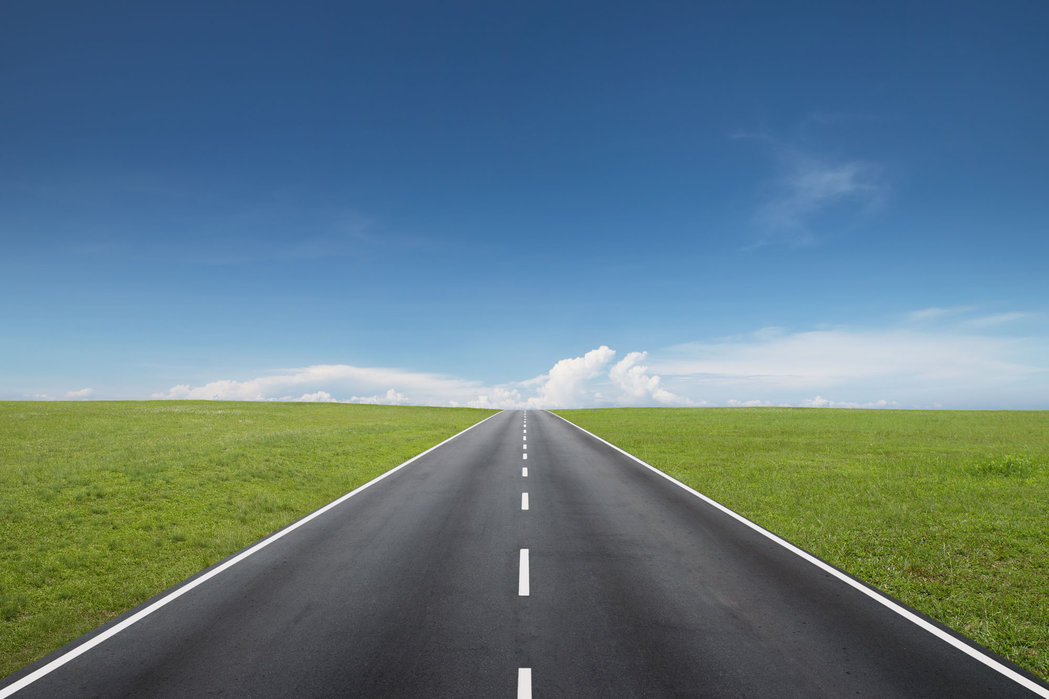
#> input picture Computer-Vision/OpenCV_TESTS/images/endless-road.jpg, 1049 x 699 px, given in place of test_video.mp4, which was not available
$ python detector.py
#> lines starting #> are read from the running program, lines starting #| are printed output that depends on the picture; after the words box and inside, x2 and y2 are one past the last pixel; in counts of white or black regions, pixels touching at a corner belong together; pictures that were not available may be replaced by others from this repository, and a replacement may not be noted
#> further down, frame is the input picture: shape (699, 1049, 3); mean B, G, R 129.4, 120.5, 94.2
import matplotlib.pyplot as plt
import cv2
import numpy as np

videoPath = 'Computer-Vision/OpenCV_TESTS/images/test_video.mp4'


def roi(img, vertices):
    mask = np.zeros_like(img)
    # channelCount = img.shape[2]
    # match_mask_color = (255,)*channelCount
    match_mask_color = 255
    cv2.fillPoly(mask, vertices, match_mask_color)
    maskedImage = cv2.bitwise_and(img, mask)
    return maskedImage


def drawLines(img, lines):
    img = np.copy(img)
    blankImage = np.zeros((img.shape[0], img.shape[1], 3), dtype=np.uint8)

    for line in lines:
        for x1, y1, x2, y2 in line:
            cv2.line(blankImage, (x1, y1), (x2, y2),
                     (0, 255, 200), thickness=3)
    img = cv2.addWeighted(img, 0.8, blankImage, 1, 0.0)
    return img


# imgPath = 'Computer-Vision/OpenCV_TESTS/images/endless-road.jpg'
# image = cv2.imread(imgPath)
# image = cv2.cvtColor(image, cv2.COLOR_BGR2RGB)

def process(image):
    height = image.shape[0]
#> height = 699
    width = image.shape[1]
#> width = 1049

    roi_vertices = [
        (0, height),
        (width/2, height/2),
        (width, height)
    ]
#> roi_vertices = [(0, 699), (524.5, 349.5), (1049, 699)]

    gray_image = cv2.cvtColor(image, cv2.COLOR_RGB2GRAY)
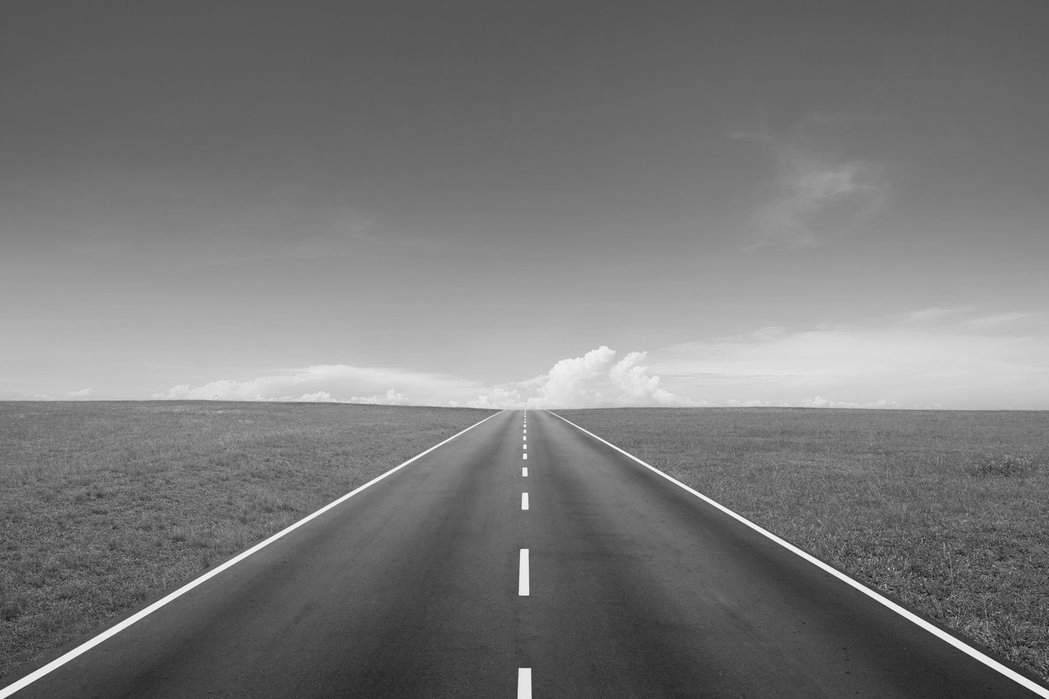
#> gray_image: shape (699, 1049); min 12, max 255, mean 120.2
    cannyImage = cv2.Canny(gray_image, 100, 120)
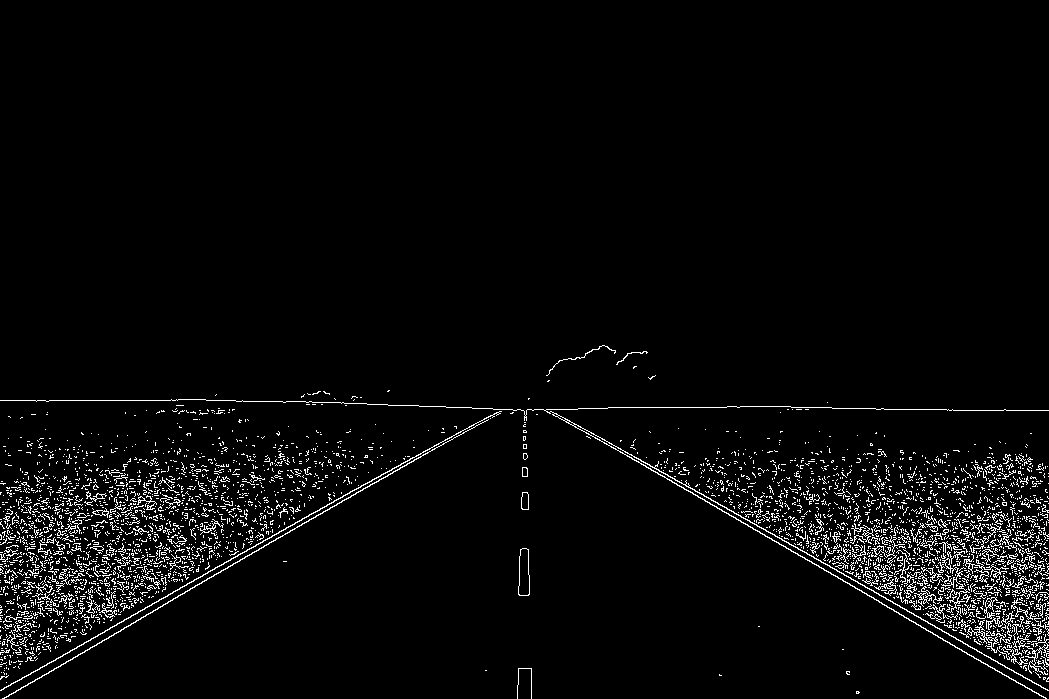
#> cannyImage: shape (699, 1049); 3.4% white in thin lines or dots, all inside (x1, y1, x2, y2) = (0, 345, 1049, 699)
    maskedImage = roi(cannyImage, np.array([roi_vertices], np.int32))
#> in roi, `cv2.fillPoly(mask, vertices, match_mask_color)`:
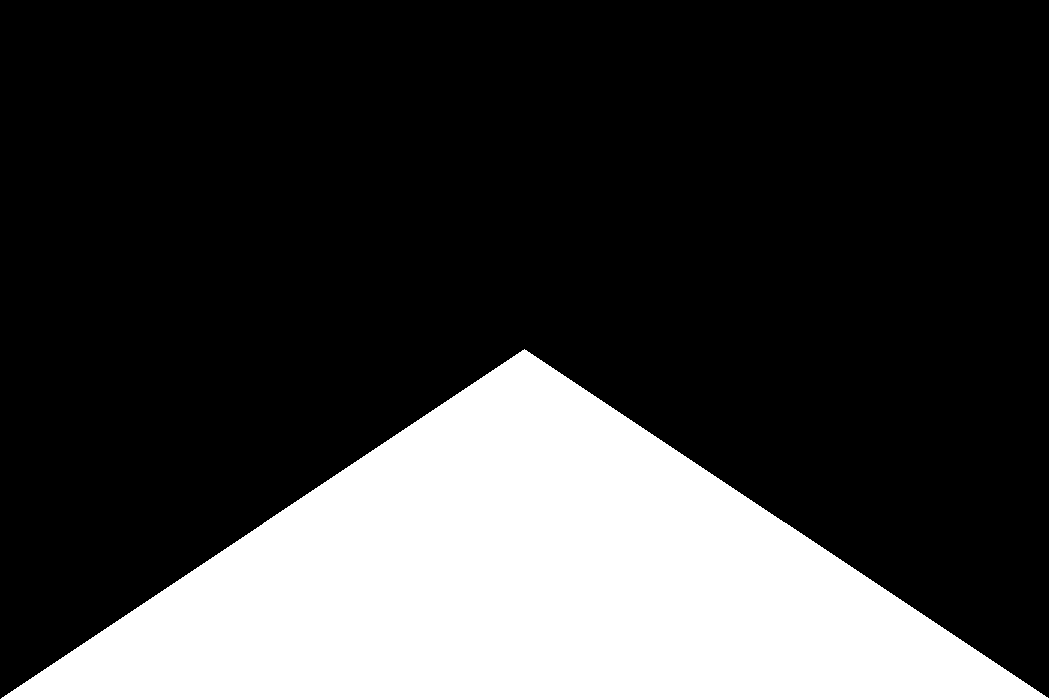
#> mask: shape (699, 1049); 25.1% white; 1 white region, box (x1, y1, x2, y2) and area: (1, 349, 1049, 699) 183750
#> in roi, `maskedImage = cv2.bitwise_and(img, mask)`:
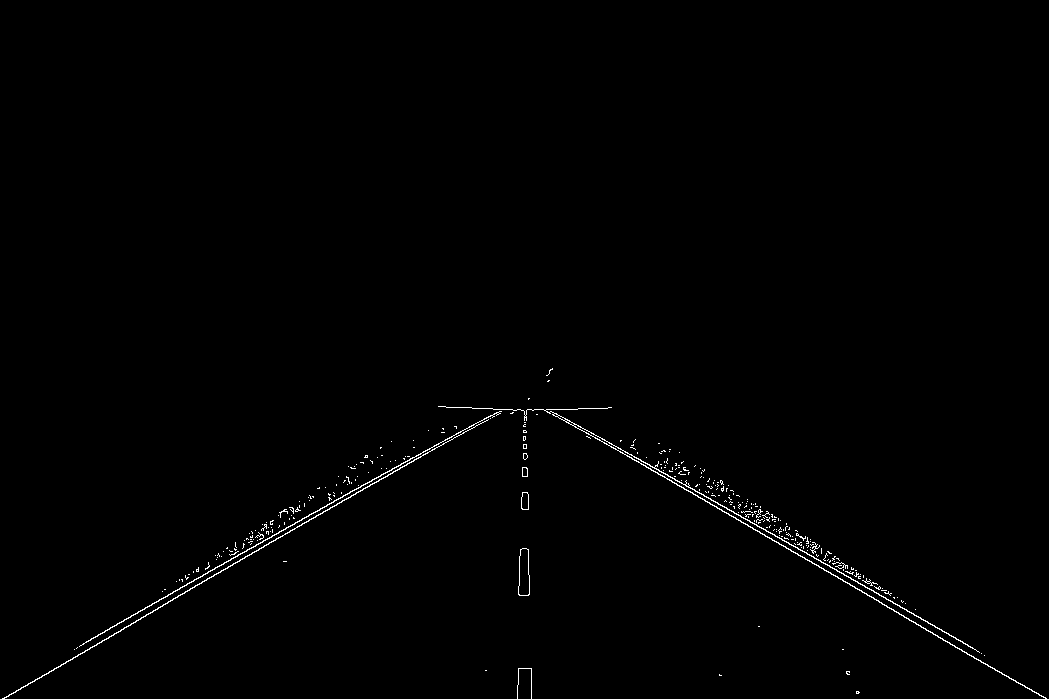
#> maskedImage: shape (699, 1049); 0.61% white in thin lines or dots, all inside (x1, y1, x2, y2) = (2, 368, 1047, 699)

    lines = cv2.HoughLinesP(maskedImage, rho=2, theta=np.pi/60, threshold=50,
                            lines=np.array([]), minLineLength=1, maxLineGap=100)
#> lines = 29 rows, first 6: [528, 399, 1046, 698], [2, 698, 502, 409], [667, 474, 821, 562], [76, 648, 492, 408], [549, 373, 984, 655], [548, 381, 983, 663]

    lineImage = drawLines(image, lines)
#> the loop in drawLines, `for line in lines:` made 29 passes
#> line on passes 1 to 12: [[528, 399, 1046, 698]], [[2, 698, 502, 409]], [[667, 474, 821, 562]], [[76, 648, 492, 408]], [[549, 373, 984, 655]], [[548, 381, 983, 663]], [[546, 375, 1039, 695]], [[552, 409, 718, 504]], [[77, 647, 238, 554]], [[371, 481, 497, 409]], [[168, 601, 500, 409]], [[549, 371, 903, 601]]
#> after the loop in drawLines, `for line in lines:`:
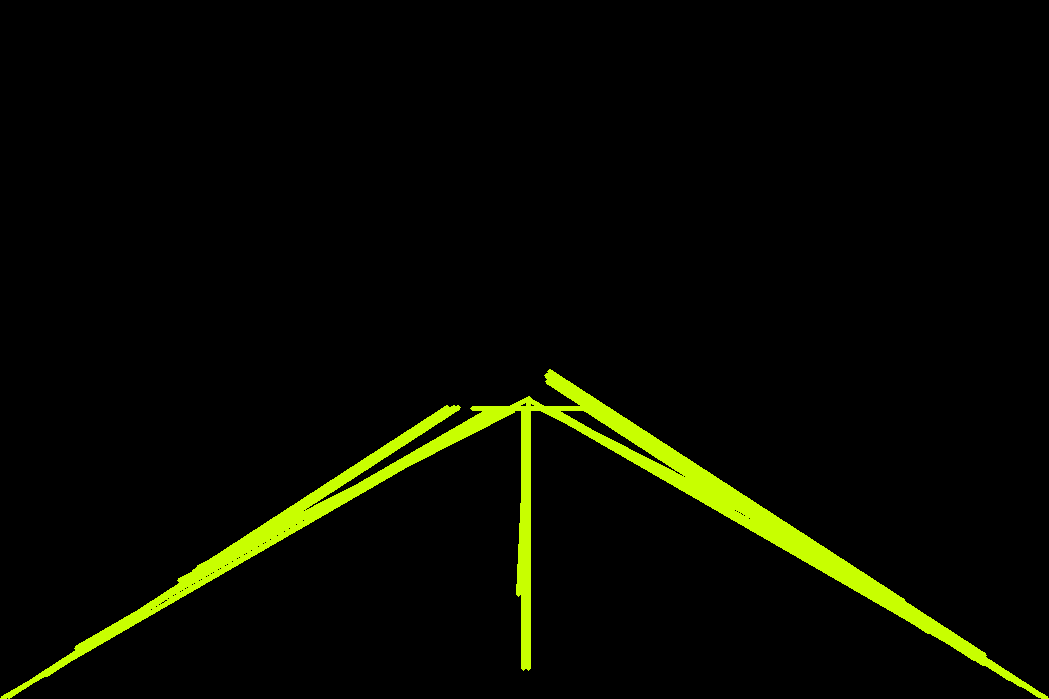
#> blankImage: shape (699, 1049, 3); mean of channels 0, 1, 2 0, 9, 7; drawn as B, G, R
#> in drawLines, `img = cv2.addWeighted(img, 0.8, blankImage, 1, 0.0)`:
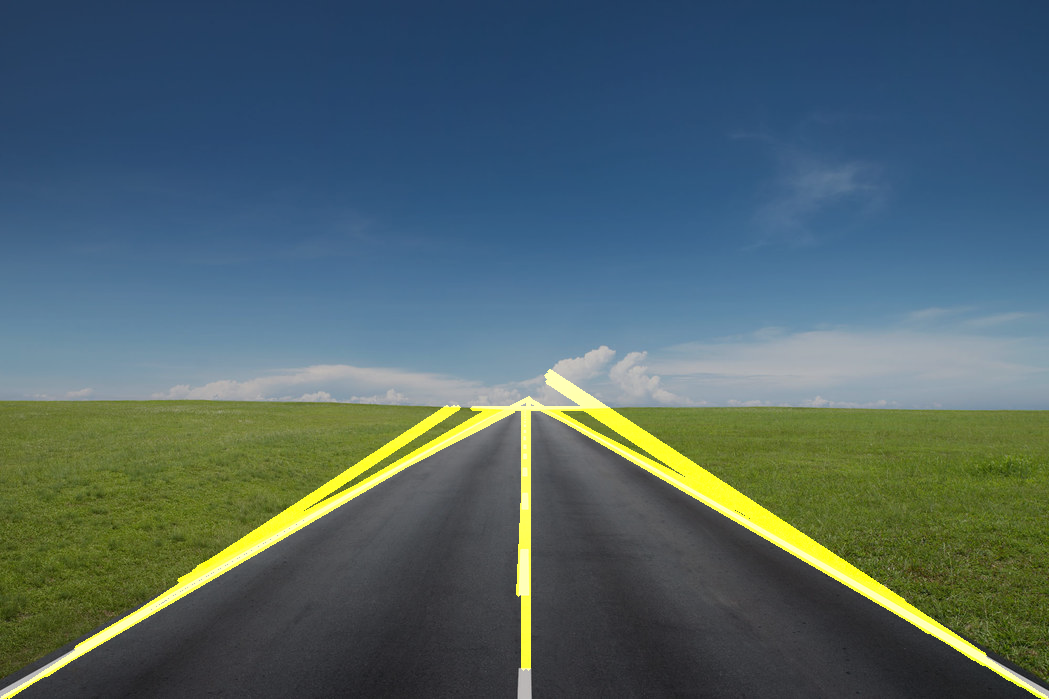
#> img: shape (699, 1049, 3); mean B, G, R 103.6, 101.1, 80.2
    return lineImage


cap = cv2.VideoCapture(videoPath)

while cap.isOpened():
    ret, frame = cap.read()
    frame = process(frame)
    cv2.imshow("Video", frame)
    if cv2.waitKey(1) & 0xFF == ord('q') or cv2.waitKey(1) & 0xFF == 27:
#> (key q is pressed here)
        break

cap.release()
cv2.destroyAllWindows()

$ run again, on Computer-Vision/OpenCV_TESTS/images/natverksgatan.jpg
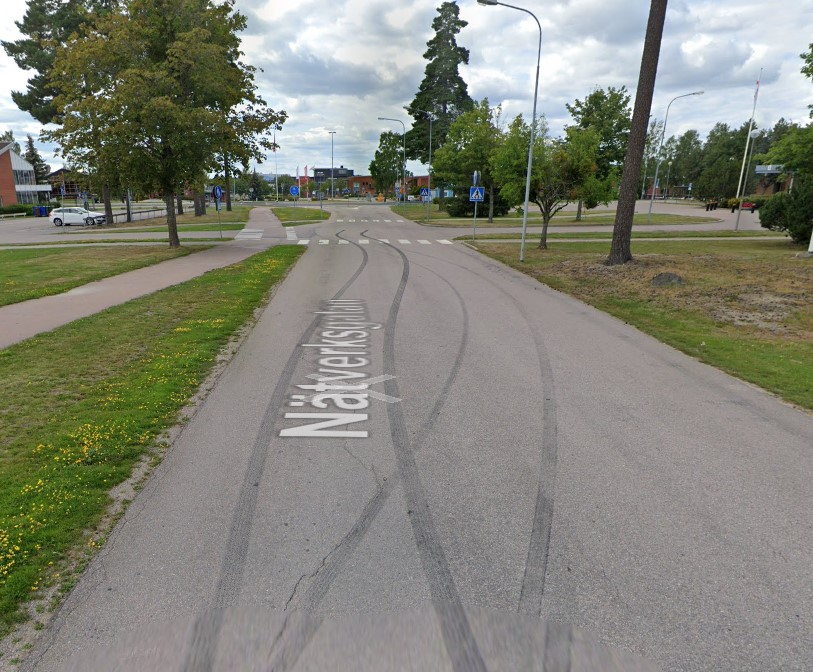
#> input picture Computer-Vision/OpenCV_TESTS/images/natverksgatan.jpg, 813 x 672 px, given in place of test_video.mp4, which was not available
#> frame is the input picture: shape (672, 813, 3); mean B, G, R 119.8, 131.5, 130.3
#> in process, `cannyImage = cv2.Canny(gray_image, 100, 120)`:
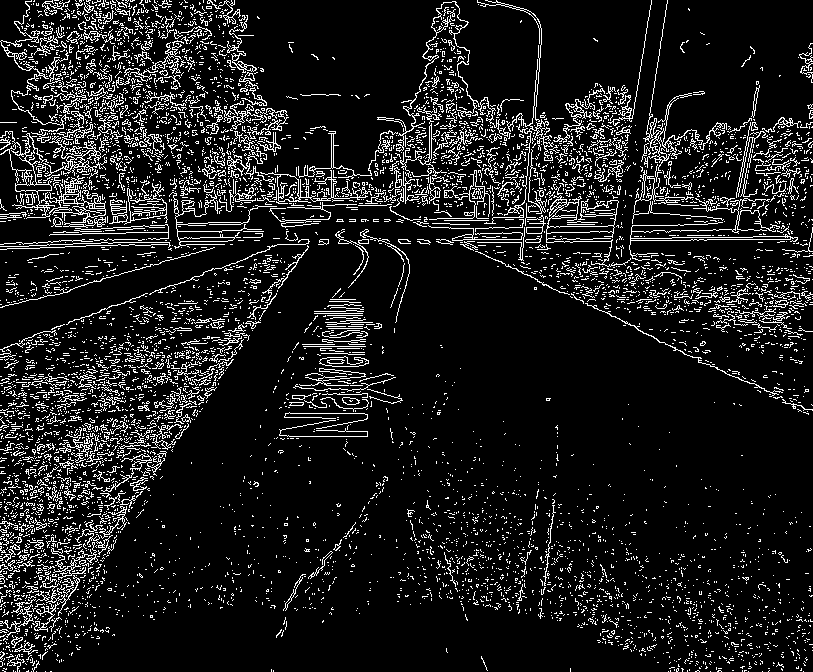
#> cannyImage: shape (672, 813); 10.9% white in thin lines or dots
#> mask: shape (672, 813); 25% white; 1 white region, box (x1, y1, x2, y2) and area: (1, 336, 813, 672) 136655
#> maskedImage: shape (672, 813); 1.1% white in thin lines or dots, all inside (x1, y1, x2, y2) = (2, 373, 806, 672)
#> lines = 83 rows, first 6: [154, 601, 713, 601], [202, 587, 329, 587], [398, 596, 678, 596], [138, 567, 681, 567], [154, 559, 646, 559], [231, 563, 768, 648]
#> the loop in drawLines, `for line in lines:` made 83 passes
#> in drawLines, `img = cv2.addWeighted(img, 0.8, blankImage, 1, 0.0)`:
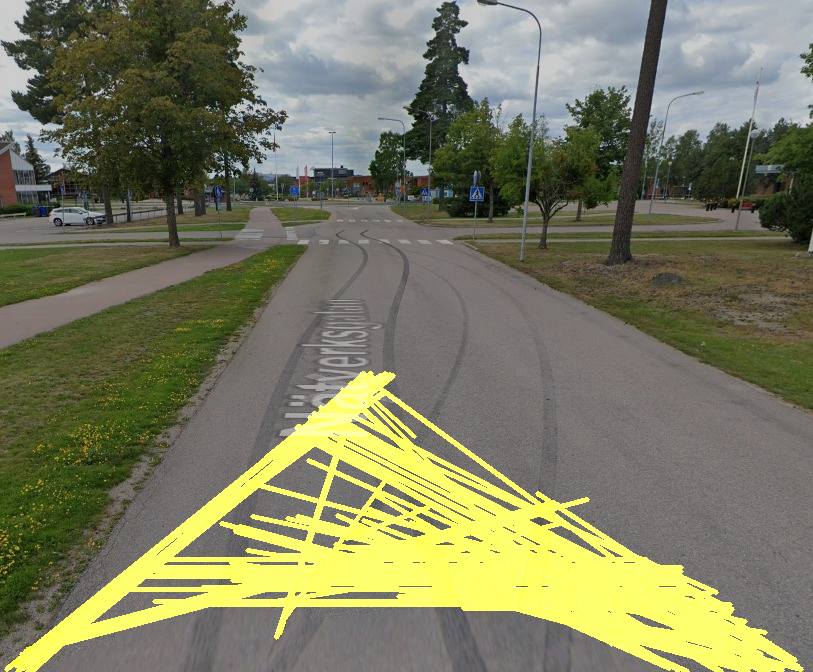
#> img: shape (672, 813, 3); mean B, G, R 95.9, 124.4, 123.2

$ run again, on Computer-Vision/OpenCV_TESTS/images/road.jpg
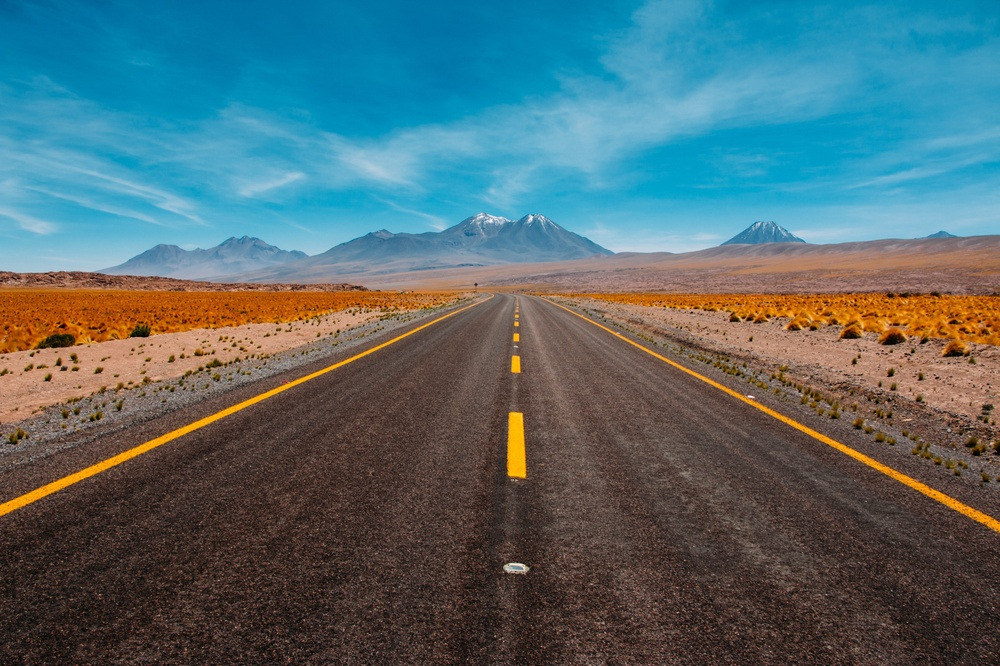
#> input picture Computer-Vision/OpenCV_TESTS/images/road.jpg, 1000 x 666 px, shrunk from 4000 x 2666 before the run, given in place of test_video.mp4, which was not available
#> frame is the input picture: shape (666, 1000, 3); mean B, G, R 110.3, 106.4, 83.1
#> in process, `cannyImage = cv2.Canny(gray_image, 100, 120)`:
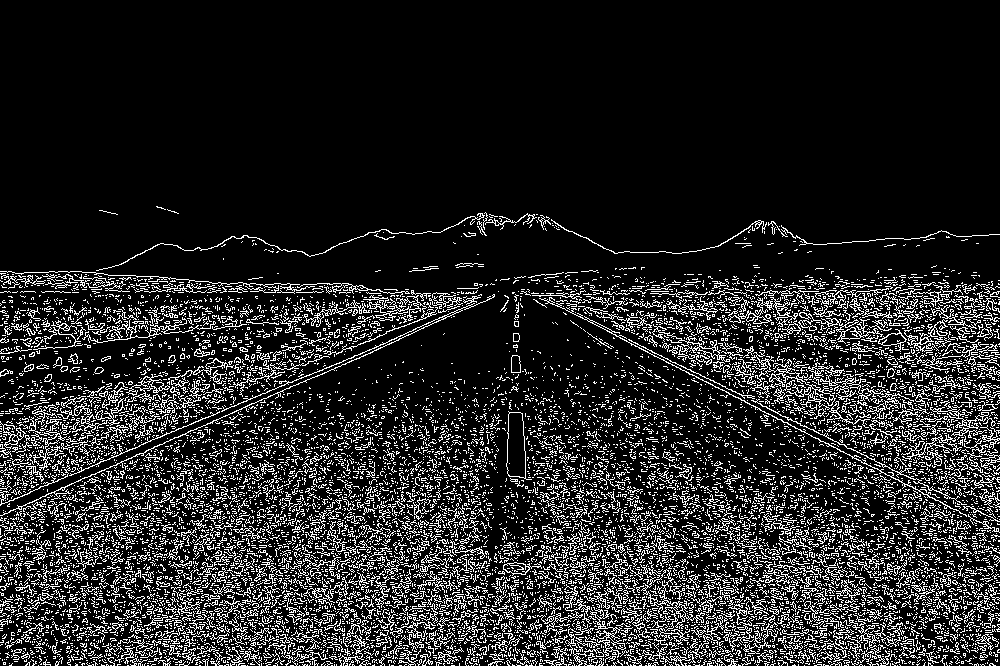
#> cannyImage: shape (666, 1000); 14.5% white in thin lines or dots, all inside (x1, y1, x2, y2) = (0, 206, 1000, 666)
#> mask: shape (666, 1000); 25% white; 1 white region, box (x1, y1, x2, y2) and area: (1, 333, 1000, 666) 166667
#> maskedImage: shape (666, 1000); 6.6% white in thin lines or dots, all inside (x1, y1, x2, y2) = (3, 343, 996, 666)
#> lines = 179 rows, first 6: [54, 636, 954, 636], [5, 663, 992, 663], [65, 624, 938, 624], [79, 617, 926, 617], [38, 643, 958, 643], [14, 657, 986, 657]
#> the loop in drawLines, `for line in lines:` made 179 passes
#> in drawLines, `img = cv2.addWeighted(img, 0.8, blankImage, 1, 0.0)`:
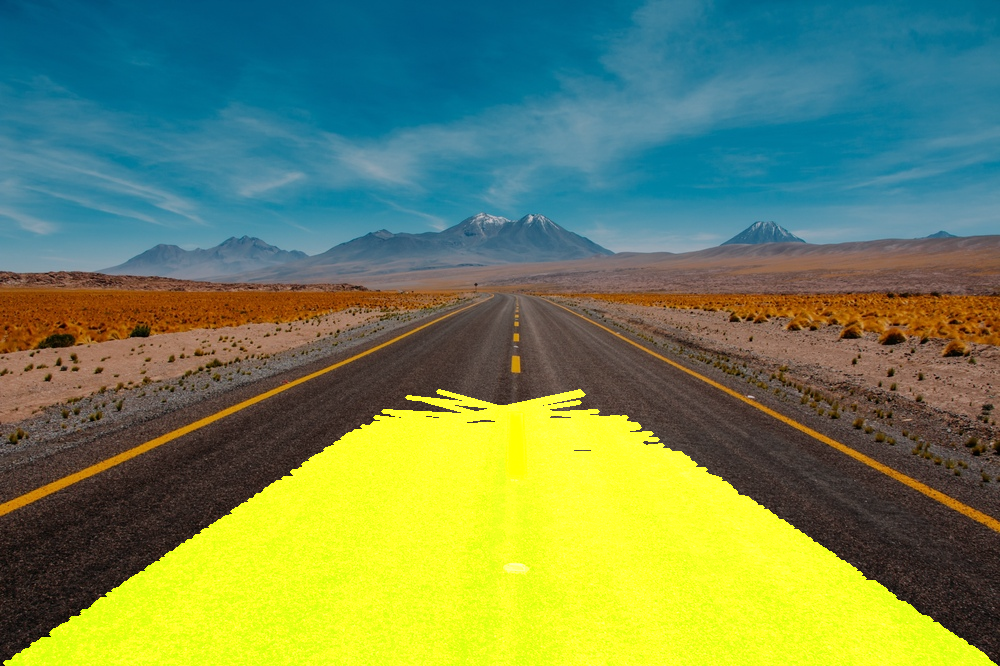
#> img: shape (666, 1000, 3); mean B, G, R 88.2, 135.9, 112.3
